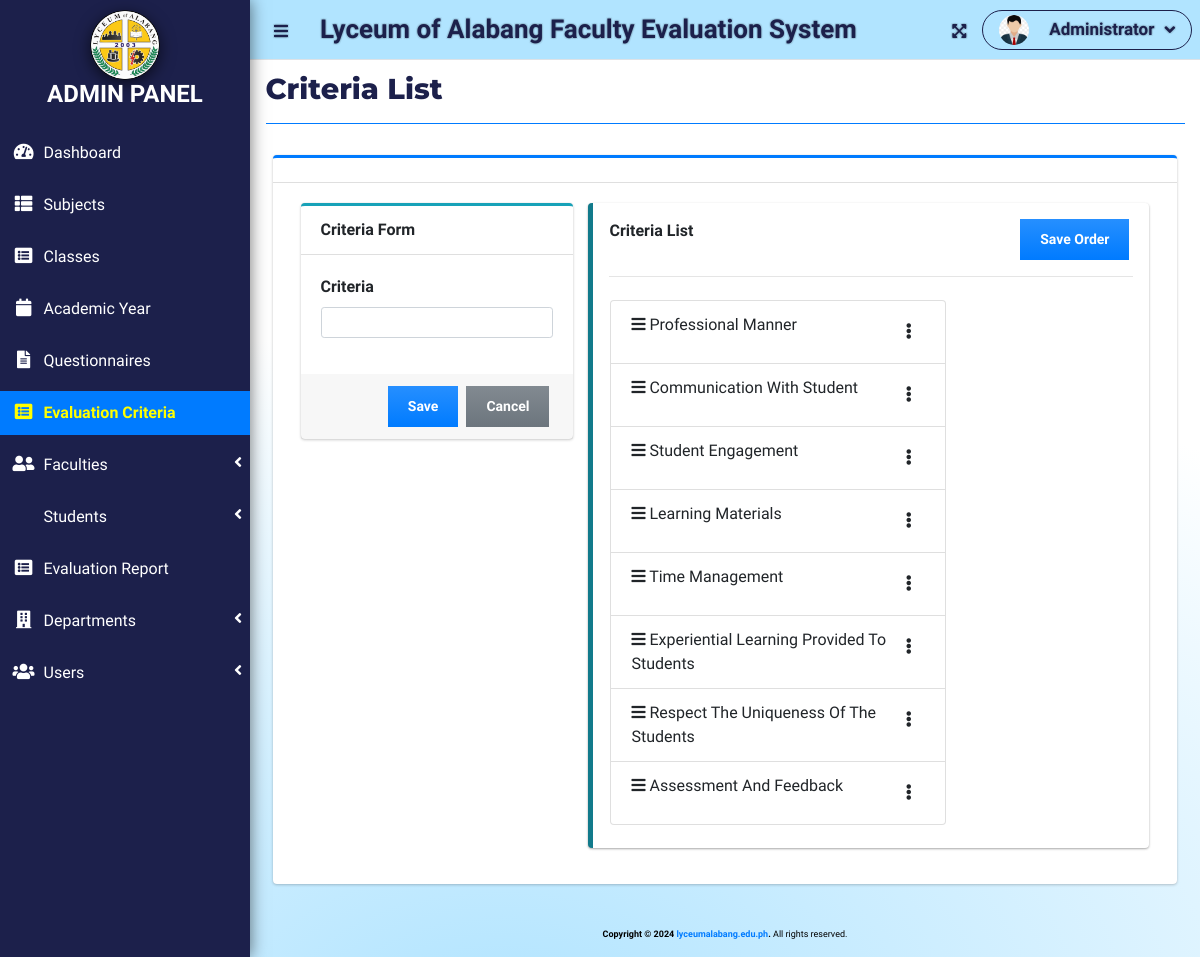
The app's page /index.php?page=criteria_list (signed in) with its own data.
### tables this page shows
CREATE TABLE `criteria_list` (
  `id` int(30) NOT NULL,
  `criteria` text NOT NULL,
  `order_by` int(30) NOT NULL
);

### admin/criteria_list.php (the view, shortened to what this page needs)
<?php include'db_connect.php' ?>
<div class="col-lg-12">
	<div class="card card-outline card-primary">
		<div class="card-header">
		</div>
		<div class="card-body">
			<div class="container-fluid">
				<div class="row">
					<div class="col-md-4">
						<div class="card card-outline card-info">
							<div class="card-header"><b>Criteria Form</b></div>
							<div class="card-body">
								<form action="" id="manage-criteria">
									<div class="form-group">
										<label for="">Criteria</label>
										<input type="text" name="criteria" class="form-control form-control-sm">
									</div>
								</form>
							</div>
							<div class="card-footer">
								<div class="d-flex justify-content-end w-100">
									<button class="btn btn-sm btn-primary btn-flat bg-gradient-primary mx-1" form="manage-criteria">Save</button>
									<button class="btn btn-sm btn-flat btn-secondary bg-gradient-secondary mx-1" form="manage-criteria" type="reset">Cancel</button>
								</div>
							</div>
						</div>
					</div>
					<div class="col-md-8">
						<div class="callout callout-info">
							<?php
								$qry = $conn->query("SELECT * FROM criteria_list order by abs(order_by) asc ");
								if($qry->num_rows > 0):
							?>
							<div class="d-flex justify-content-between w-100">
								<label for=""><b>Criteria List</b></label>
									<button class="btn btn-sm btn-primary btn-flat bg-gradient-primary mx-1" form="order-criteria">Save Order</button>
							</div>
							<hr>
							<form action="" id="order-criteria">
							<ul class="list-group btn col-md-8" id="ui-sortable-list">
								<?php
								while($row= $qry->fetch_assoc()):
								?>
								<li class="list-group-item text-left">
									<span class="btn-group dropright float-right">
									  <span type="button" class="btn" data-toggle="dropdown" aria-haspopup="true" aria-expanded="false">
									   <i class="fa fa-ellipsis-v"></i>
									  </span>
									</span>
									<i class="fa fa-bars"></i> <?php echo ucwords($row['criteria']) ?>
								</li>
								<?php endwhile; ?>
							</form>
							<?php else: ?>
								<center>There's no criteria in the database yet</center>
							<?php endif; ?>
						</div>
					</div>
				</div>
			</div>
		</div>
	</div>
</div>

### index.php (style rules this page uses)
.btn-primary { background-color: green !important; border: none; color: white; font-weight: 600; padding: 10px 20px; border-radius: 5px; transition: background-color 0.3s; }
.btn-secondary { background-color: gray !important; border: none; color: white; font-weight: 600; padding: 10px 20px; border-radius: 5px; transition: background-color 0.3s; }

### records on screen
criteria_list: criteria "Professional Manner"
criteria_list: criteria "Communication With Student"
criteria_list: criteria "Student Engagement"
criteria_list: criteria "Learning Materials"
criteria_list: criteria "Time Management"
criteria_list: criteria "Experiential Learning Provided To Students"
criteria_list: criteria "Respect The Uniqueness Of The Students"
criteria_list: criteria "Assessment And Feedback"

### other values on screen
$_SESSION['system']['name'] "Lyceum of Alabang Faculty Evaluation System"
$_SESSION['login_firstname'] "Administrator"
$title "Criteria List"
